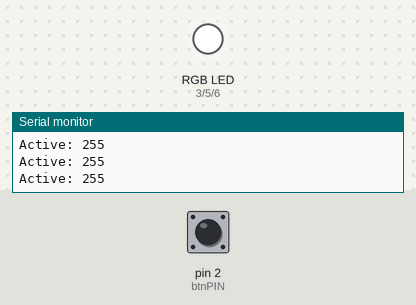
This sketch was run on a simulated Arduino Uno, built with avr-gcc and run on an emulated ATmega328P. Parts: an RGB LED mixed from three pins (HIGH = lit), the last lines printed to the serial monitor. Inputs (shaded band) come from the test bench; at power-on: pin 2 (btnPIN) HIGH. EEPROM starts erased.

Above: at 1.2 s.
1.3 s: pin 2 (btnPIN) pulled LOW for 0.15 s
At 1.7 s:
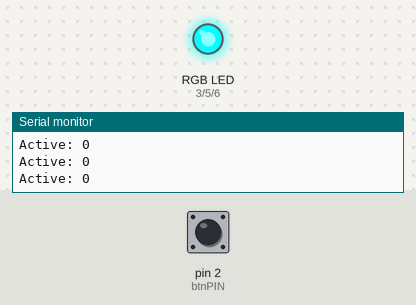
2.9 s: pin 2 (btnPIN) pulled LOW for 1 s
At 4.2 s:
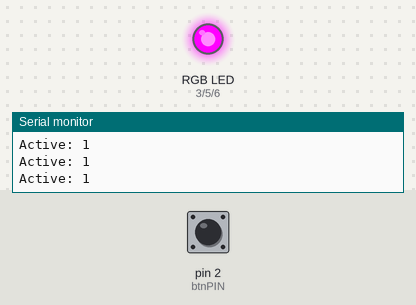
5.4 s: pin 2 (btnPIN) pulled LOW for 0.15 s
At 5.8 s:
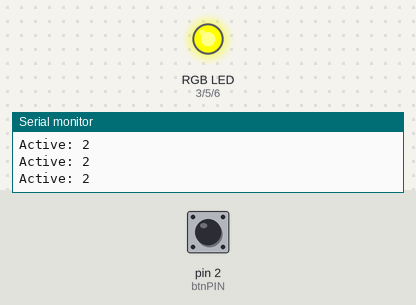
7.0 s: pin 2 (btnPIN) pulled LOW for 3.2 s
At 8.3 s:
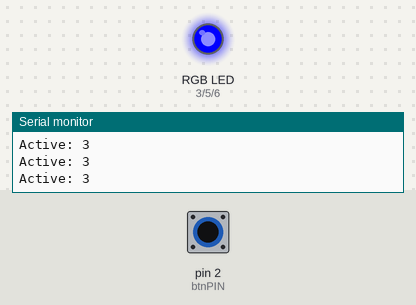
11.7 s: pin 2 (btnPIN) pulled LOW for 0.15 s
At 12.9 s:
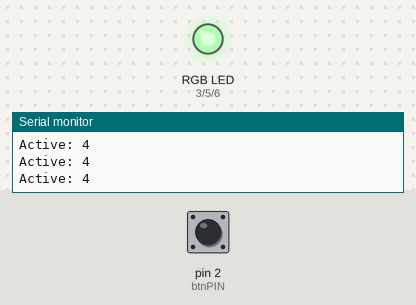
13.3 s: pin 2 (btnPIN) pulled LOW for 1 s
At 14.4 s:
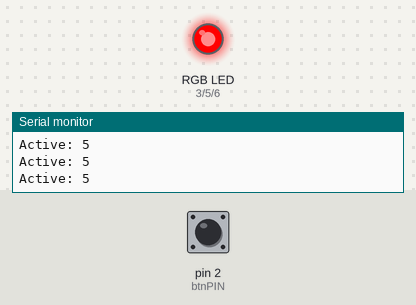
Timing chart, 0 to 16.3 s (numbered marks = the images above; inputs shaded):
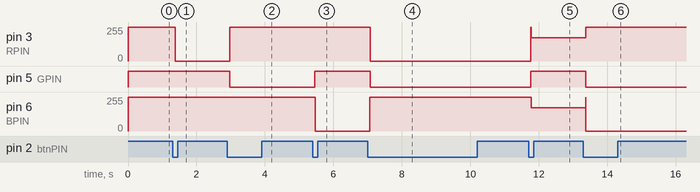

The sketch:

AcrylicSign.ino
```cpp
#include <EEPROM.h>

int RPIN = 3; // Red
int GPIN = 5; // Green
int BPIN = 6; // Blue

int btnPIN = 2;

int address = 0;
byte pattern = 0;
int maxPattern = 6;

// button
int buttonState;             // the current reading from the input pin
int lastButtonState = LOW;   // the previous reading from the input pin

// the following variables are long's because the time, measured in miliseconds,
// will quickly become a bigger number than can be stored in an int.
long lastDebounceTime = 0;   // the last time the output pin was toggled
long debounceDelay = 50;     // the debounce time; increase if the output flickers

int state = LOW;

//uncomment this line if using a Common Anode LED
#define COMMON_ANODE

void setup() {

  //EEPROM.write(address, 0);

  Serial.begin(9600);
  while (!Serial) {
    ; // wait for serial port to connect. Needed for native USB
  }

  pinMode(RPIN, OUTPUT);
  pinMode(BPIN, OUTPUT);
  pinMode(GPIN, OUTPUT);

  pinMode(btnPIN,INPUT_PULLUP);

  // get the last pattern from memory
  pattern = EEPROM.read(address);
  Serial.print("Pattern from EEPROM: ");
  Serial.println(pattern);

  // disable rgb led
  ledsOff();
}

void loop() {

  // read the state of the switch into a local variable:
  int reading = digitalRead(btnPIN);

  // If the switch changed, due to noise or pressing:
  if (reading != lastButtonState) {
    // reset the debouncing timer
    lastDebounceTime = millis();
  }

  if ((millis() - lastDebounceTime) > debounceDelay) {

    // if the button state has changed:
    if (reading != buttonState) {
      buttonState = reading;

      if (buttonState == LOW) {
        state = !state;
        pattern += 1;

        // reset if max is reached
        if (pattern == maxPattern) {
          pattern = 0;
        }

        // save the pattern
        EEPROM.write(address, pattern);

        // disable leds
        ledsOff();
      }
    }
  }

  // save the reading.  Next time through the loop,
  // it'll be the lastButtonState:
  lastButtonState = reading;

  Serial.print("Active: ");
  Serial.println(pattern);

  // execute pattern
  switch (pattern) {
    case 0:
      setColor(255, 0, 0);    // red
      break;
    case 1:
      setColor(0, 255, 0);    // green
      break;
    case 2:
      setColor(0, 0, 255);    // blue
      break;
    case 3:
      setColor(255, 255, 0);  // yellow
      break;
    case 4:
      setColor(80, 0, 80);    // purple
      break;
    case 5:
      setColor(0, 255, 255);  // aqua
      break;
  }
}

void ledsOff() {
  digitalWrite(RPIN, HIGH);
  digitalWrite(GPIN, HIGH);
  digitalWrite(BPIN, HIGH);
}

void setColor(int red, int green, int blue)
{
  #ifdef COMMON_ANODE
    red = 255 - red;
    green = 255 - green;
    blue = 255 - blue;
  #endif
  analogWrite(RPIN, red);
  analogWrite(GPIN, green);
  analogWrite(BPIN, blue);
}
```

Measured:
- after the input at 1.3 s, pin 3 (RPIN): 255/255 → 0/255 after 0.08 s
- after the input at 2.9 s, pin 3 (RPIN): 0/255 → 255/255 after 0.07 s; pin 5 (GPIN): HIGH → LOW after 0.08 s
- after the input at 5.4 s, pin 5 (GPIN): LOW → HIGH after 0.06 s; pin 6 (BPIN): 255/255 → 0/255 after 0.07 s
- after the input at 7.0 s, pin 3 (RPIN): 255/255 → 0/255 after 0.07 s; pin 5 (GPIN): HIGH → LOW after 0.07 s; pin 6 (BPIN): 0/255 → 255/255 after 0.06 s
- after the input at 11.7 s, pin 3 (RPIN): 0/255 → 175/255 after 0.06 s; pin 5 (GPIN): LOW → HIGH after 0.06 s; pin 6 (BPIN): 255/255 → 175/255 after 0.08 s
- after the input at 13.3 s, pin 3 (RPIN): 175/255 → 255/255 after 0.07 s; pin 5 (GPIN): HIGH → LOW after 0.08 s; pin 6 (BPIN): 175/255 → 0/255 after 0.07 s
